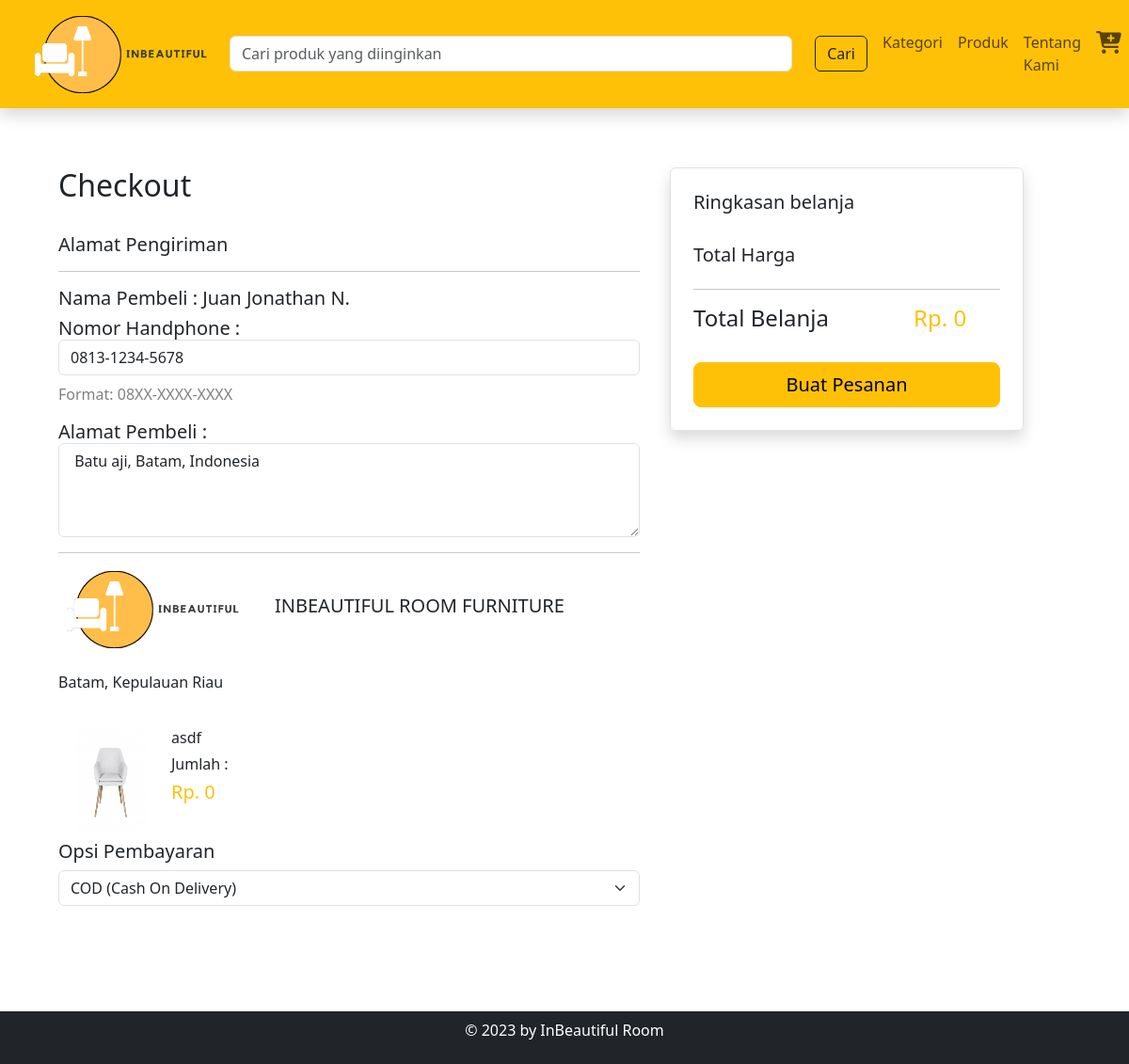
The app's page /pembeli/pembayaran_langsung.php?id=8 (signed in) with its own data.
### tables this page shows
CREATE TABLE `users` (
  `id` int(11) NOT NULL,
  `peran` enum('Penjual','Pembeli') NOT NULL,
  `nama` varchar(100) NOT NULL,
  `username` varchar(100) NOT NULL,
  `password` varchar(100) NOT NULL,
  `email` varchar(100) NOT NULL,
  `no_hp` varchar(100) NOT NULL,
  `alamat` varchar(9999) NOT NULL
);

CREATE TABLE `produk` (
  `id_produk` int(11) NOT NULL,
  `id_kategori` int(11) NOT NULL,
  `gambar_produk` varchar(100) NOT NULL,
  `nama_produk` varchar(100) NOT NULL,
  `deskripsi_produk` varchar(9999) NOT NULL,
  `harga_produk` varchar(100) NOT NULL,
  `stok_produk` varchar(100) NOT NULL
);

### pembeli/pembayaran_langsung.php (the view, shortened to what this page needs)
<?php
include("header_pembeli.php");
$sql = mysqli_query($koneksi, "SELECT * FROM users WHERE id = $id_pengguna ") or die(mysqli_error($koneksi));
$user = mysqli_fetch_array($sql);
if (isset($_GET["id"])) {
    $jumlah_produk = $_POST['jumlah_produk'];
    $queryProduk = mysqli_query($koneksi, "SELECT * FROM produk WHERE id_produk = '$_GET[id]'");
} else {
    header('location:dashboard_pembeli.php');
}
?>
<link rel="stylesheet" href="../assets/css/style_pembayaran.css?v=3">
<div style="margin-top: 130px;" class="container">
    <form action="fungsi/transaksi_langsung.php" method="POST">
        <div class="row">
            <div class="col-md-7 mt-5">
                <h2 class="font-weight-bold">
                    <bold>Checkout</bold>
                </h2><br>
                <h5>Alamat Pengiriman</h5>
                <hr>
                <h5>Nama Pembeli :
                    <?php echo $user['nama']; ?>
                </h5>
                <h5>Nomor Handphone : <input class="form-control" type="tel" pattern="[0-9]{4}-[0-9]{4}-[0-9]{4}"
                        name="no_hp" value="<?php echo $user['no_hp']; ?>" required> </h5>
                <p class="small">Format: 08XX-XXXX-XXXX</p>
                <h5>Alamat Pembeli : <textarea class="form-control" name="alamat" style="height:100px;" name="" id=""
                        cols="30" rows="10" required> <?php echo $user['alamat']; ?> </textarea> </h5>
                <hr>
                <div class="d-flex align-items-center">
                    <img src="../assets/images/logo/logo_transparent_cropped.png" alt="Logo"
                        class="d-inline-block align-text-top rounded logo">
                    <h5 style="margin-left: 30px;">INBEAUTIFUL ROOM FURNITURE</h5>
                </div><br>
                <h6>Batam, Kepulauan Riau</h6><br>
                <?php
                $total = 0;
                if (mysqli_num_rows($queryProduk) > 0) {
                    while ($produk = mysqli_fetch_array($queryProduk)) {
                        ?>
                        <div class="d-flex align-items-right my-2" onclick="location.href='detail_produk.php?id=<?php echo $produk['id_produk']; ?>'">
                            <img src="../assets/images/produk/<?php echo $produk["gambar_produk"] ?>" alt="" width="110px"
                                height="110px">
                            <div>
                                <h6 style="margin-left: 10px;">
                                    <?php echo $produk["nama_produk"] ?>
                                </h6>
                                <h6 style="margin-left: 10px;">Jumlah :
                                </h6>
                                <h5 style="margin-left: 10px; color: #ffc107;">Rp.
                                    <?php echo number_format($subtotal = ($produk["harga_produk"] * $jumlah_produk)); ?>
                                </h5>
                                    value="<?php echo $subtotal = ($produk["harga_produk"] * $jumlah_produk); ?>">
                            </div>
                        </div>
                        <?php
                        $total += $subtotal;
                    }
                } else {
                    echo '<tr><td style="padding:20px; text-transform:capitalize;" colspan="6">tidak ada produk yang Anda pilih!</td></tr>';
                }
                ?>
                <div>
                    <h5>Opsi Pembayaran</h5>
                    <select class="form-select" name="pembayaran" id="">
                        <option value="cod"> COD (Cash On Delivery) </option>
                    </select>
                </div>
            </div>
            <div class="col-md-4 bayar mx-auto">
                <div class="container border rounded shadow p-4 mt-5">
                    <h5>
                        <bold>Ringkasan belanja</bold>
                    </h5><br>
                    <div class="d-flex align-items-center">
                        <h5>Total Harga</h5>
                    </div>
                    <hr>
                    <div class="d-flex align-items-center">
                        <h4>
                            <bold>Total Belanja</bold>
                        </h4>
                        <h4 style="margin-left: 90px; color: #ffc107;">Rp.
                            <?php echo number_format($total) ?>
                        </h4>
                    </div><br>
                    <button type="submit" name="submit" class="btn btn-warning btn-lg w-100" value="Kirim">Buat
                        Pesanan</button>
                </div>
            </div>
        </div>
    </form>
</div>
<?php
include("footer_pembeli.php");
?>

### assets/css/style_pembayaran.css (style rules this page uses)
body { min-height: 100vh; display: flex; flex-direction: column; }
.logo { width: 200px; height: 100%; }
.bayar { position: fixed; right: 100px; }
.small { font-size: 16px; margin-top: 1px; color: gray; }

### records on screen
users: nama "Juan Jonathan N.", no_hp "0813-1234-5678", alamat "Batu aji, Batam, Indonesia"
produk: gambar_produk (picture), nama_produk "asdf", $subtotal=($produk['harga_produk']*$jumlah_produk) "0"

### other values on screen
$total "0"
